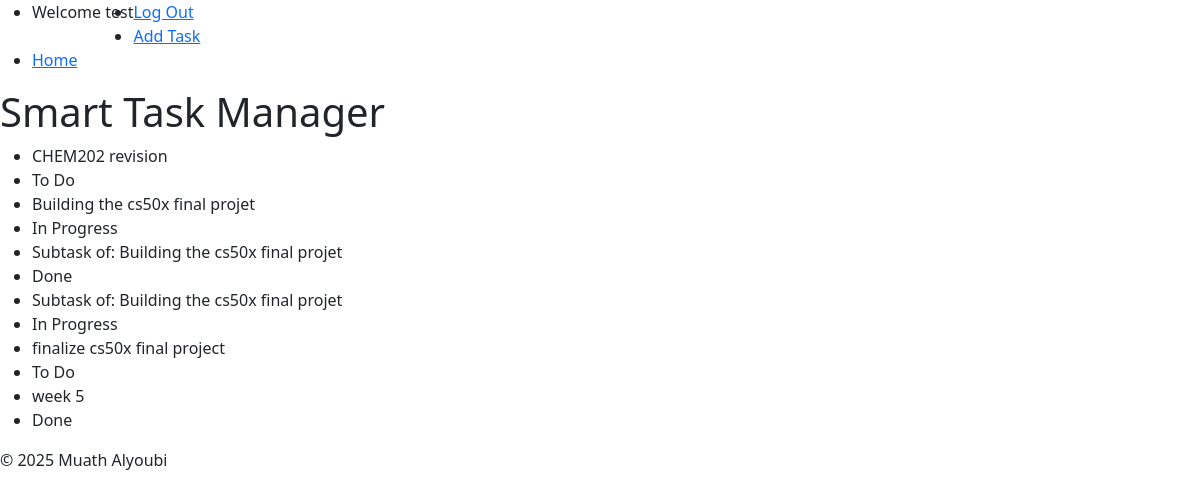
/tasks (signed in), run on an earlier commit of the app's database.
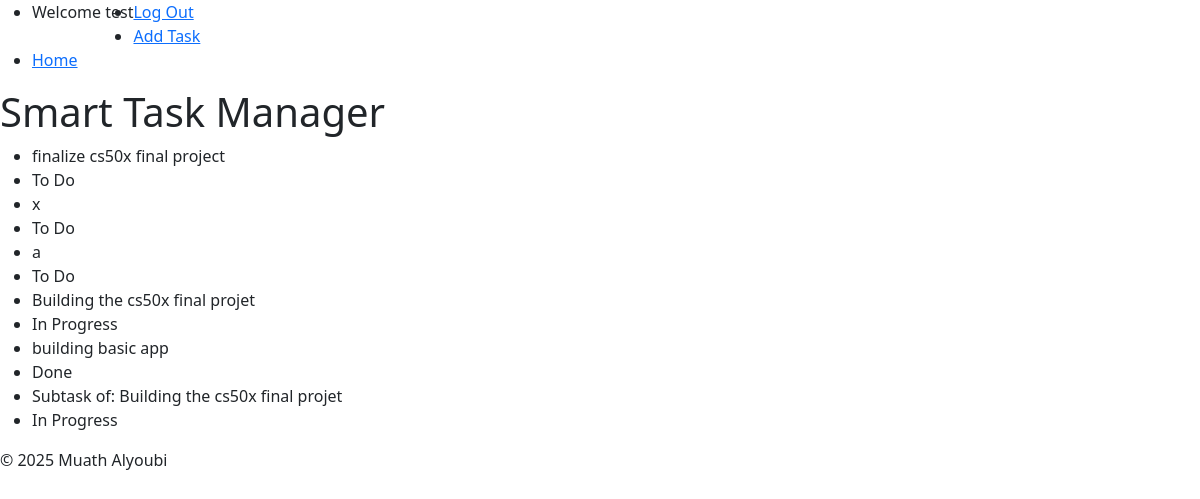
And on a later commit of the database.
### tables this page shows
CREATE TABLE tasks(
                id INTEGER PRIMARY KEY AUTOINCREMENT NOT NULL,
                title TEXT NOT NULL,
                user_id INTEGER NOT NULL,
                description TEXT,
                status TEXT NOT NULL DEFAULT 'To Do',
                created_at TIMESTAMP DEFAULT CURRENT_TIMESTAMP, 
                priority TEXT NOT NULL, 
                due_date DATE,  
                FOREIGN KEY (user_id) REFERENCES users(id) ON DELETE CASCADE
                );

### app.py (the view)
@app.route("/tasks")
@login_required
def tasks():
    tasks =  get_tasks_by_user(session["user_id"])
    return render_template("tasks.html", tasks=tasks)

### db.py (called while the page is built)
def get_db():
    if "db" not in g:
        g.db = sqlite3.connect(
            DATABASE,
            detect_types=sqlite3.PARSE_DECLTYPES,
            check_same_thread=False
        )
        g.db.row_factory = sqlite3.Row
    return g.db

def get_tasks_by_user(user_id):
    db = get_db()
    return db.execute(
        "SELECT * FROM tasks WHERE user_id = ? ORDER BY " \
        "CASE WHEN due_date IS NULL THEN 1 ELSE 0 END," \
        "due_date ASC," \
        " CASE priority " \
            "WHEN 'high' THEN 1 " \
            "WHEN 'medium' THEN 2 " \
            "WHEN 'low' THEN 3 " \
        "END ASC;",
        (user_id,)).fetchall()

### helpers.py (called while the page is built)
def login_required(f):
    @wraps(f)
    def decorated_function(*args, **kwargs):
        if session.get("user_id") is None:
            return redirect(url_for('login', next=request.url))
        return f(*args, **kwargs)
    return decorated_function

### templates/tasks.html (shortened to what this page needs)
{% extends "layout.html" %}
{% block body %}
    <header>
            <h1>Smart Task Manager</h1>
    </header>
    <main>
        <section id="tasks">
            <ul>
                {% for task in tasks %}
                    <li>{{ task.title }}</li>
                    <li>{{ task.status }}</li>
                {% endfor %}
            </ul>
        </section>
    </main>
{% endblock %}

What changed in the data, as far as the page shows it:
removed tasks: title "CHEM202 revision", status "To Do"
removed tasks: title "week 5", status "Done"
changed tasks "finalize cs50x final project": moves up the list
added tasks: title "x", status "To Do"
added tasks: title "a", status "To Do"
changed tasks "Done": title "Subtask of: Building the cs50x final projet" → "building basic app"
